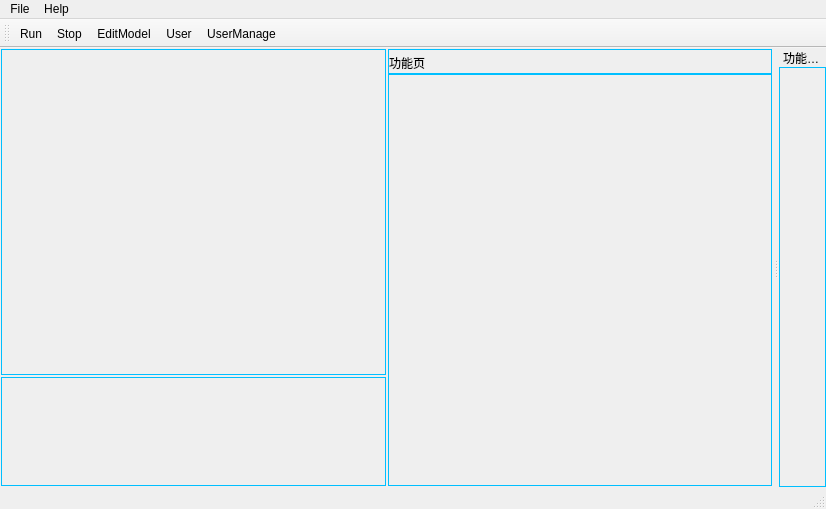
<?xml version="1.0" encoding="UTF-8"?>
<ui version="4.0">
 <class>MainWindow</class>
 <widget class="QMainWindow" name="MainWindow">
  <property name="geometry">
   <rect>
    <x>0</x>
    <y>0</y>
    <width>826</width>
    <height>509</height>
   </rect>
  </property>
  <property name="windowTitle">
   <string>MainWindow</string>
  </property>
  <widget class="QWidget" name="centralWidget">
   <layout class="QHBoxLayout" name="horLayoutMain" stretch="1,1">
    <property name="spacing">
     <number>2</number>
    </property>
    <property name="leftMargin">
     <number>1</number>
    </property>
    <property name="topMargin">
     <number>1</number>
    </property>
    <property name="rightMargin">
     <number>1</number>
    </property>
    <property name="bottomMargin">
     <number>1</number>
    </property>
    <item>
     <layout class="QVBoxLayout" name="verticalLayout" stretch="3,1">
      <property name="spacing">
       <number>2</number>
      </property>
      <item>
       <widget class="QFrame" name="VesTDisplay">
        <property name="styleSheet">
         <string notr="true">#VesTDisplay{border:1px solid rgb(0,191,255)} </string>
        </property>
        <property name="frameShape">
         <enum>QFrame::StyledPanel</enum>
        </property>
        <property name="frameShadow">
         <enum>QFrame::Raised</enum>
        </property>
        <layout class="QVBoxLayout" name="verLayoutDisplay">
         <property name="spacing">
          <number>0</number>
         </property>
         <property name="leftMargin">
          <number>0</number>
         </property>
         <property name="topMargin">
          <number>0</number>
         </property>
         <property name="rightMargin">
          <number>0</number>
         </property>
         <property name="bottomMargin">
          <number>0</number>
         </property>
        </layout>
       </widget>
      </item>
      <item>
       <widget class="QFrame" name="VesTabInfo">
        <property name="styleSheet">
         <string notr="true">#VesTabInfo{border:1px solid rgb(0,191,255)} </string>
        </property>
        <property name="frameShape">
         <enum>QFrame::StyledPanel</enum>
        </property>
        <property name="frameShadow">
         <enum>QFrame::Raised</enum>
        </property>
        <layout class="QHBoxLayout" name="horLayoutTabInfo">
         <property name="spacing">
          <number>1</number>
         </property>
         <property name="leftMargin">
          <number>0</number>
         </property>
         <property name="topMargin">
          <number>0</number>
         </property>
         <property name="rightMargin">
          <number>0</number>
         </property>
         <property name="bottomMargin">
          <number>0</number>
         </property>
        </layout>
       </widget>
      </item>
     </layout>
    </item>
    <item>
     <layout class="QVBoxLayout" name="LayoutStPage">
      <property name="spacing">
       <number>0</number>
      </property>
      <item>
       <widget class="QFrame" name="VesTitleStPage">
        <property name="sizePolicy">
         <sizepolicy hsizetype="Preferred" vsizetype="Fixed">
          <horstretch>0</horstretch>
          <verstretch>0</verstretch>
         </sizepolicy>
        </property>
        <property name="minimumSize">
         <size>
          <width>310</width>
          <height>25</height>
         </size>
        </property>
        <property name="maximumSize">
         <size>
          <width>3100</width>
          <height>25</height>
         </size>
        </property>
        <property name="styleSheet">
         <string notr="true">#VesTitleStPage{border:1px solid rgb(0,191,255)} </string>
        </property>
        <property name="frameShape">
         <enum>QFrame::StyledPanel</enum>
        </property>
        <property name="frameShadow">
         <enum>QFrame::Raised</enum>
        </property>
        <layout class="QHBoxLayout" name="horizontalLayout">
         <property name="spacing">
          <number>0</number>
         </property>
         <property name="leftMargin">
          <number>0</number>
         </property>
         <property name="topMargin">
          <number>0</number>
         </property>
         <property name="rightMargin">
          <number>0</number>
         </property>
         <property name="bottomMargin">
          <number>0</number>
         </property>
         <item>
          <widget class="QLabel" name="labStPage">
           <property name="minimumSize">
            <size>
             <width>310</width>
             <height>25</height>
            </size>
           </property>
           <property name="maximumSize">
            <size>
             <width>3100</width>
             <height>25</height>
            </size>
           </property>
           <property name="text">
            <string>功能页</string>
           </property>
          </widget>
         </item>
        </layout>
       </widget>
      </item>
      <item>
       <widget class="QStackedWidget" name="VesTFunStPage">
        <property name="styleSheet">
         <string notr="true">#VesTFunStPage{border:1px solid rgb(0,191,255)} </string>
        </property>
       </widget>
      </item>
     </layout>
    </item>
   </layout>
  </widget>
  <widget class="QMenuBar" name="menuBar">
   <property name="geometry">
    <rect>
     <x>0</x>
     <y>0</y>
     <width>826</width>
     <height>27</height>
    </rect>
   </property>
   <widget class="QMenu" name="menuFile">
    <property name="title">
     <string>File</string>
    </property>
    <addaction name="actionQuit"/>
   </widget>
   <widget class="QMenu" name="menuHelp">
    <property name="title">
     <string>Help</string>
    </property>
    <addaction name="actionAbout"/>
   </widget>
   <addaction name="menuFile"/>
   <addaction name="menuHelp"/>
  </widget>
  <widget class="QToolBar" name="mainToolBar">
   <attribute name="toolBarArea">
    <enum>TopToolBarArea</enum>
   </attribute>
   <attribute name="toolBarBreak">
    <bool>false</bool>
   </attribute>
   <addaction name="actionRun"/>
   <addaction name="actionStop"/>
   <addaction name="actionEditModel"/>
   <addaction name="actionUserLog"/>
   <addaction name="actionUserManage"/>
  </widget>
  <widget class="QStatusBar" name="statusBar"/>
  <widget class="QDockWidget" name="VesTFunBtns">
   <property name="minimumSize">
    <size>
     <width>47</width>
     <height>46</height>
    </size>
   </property>
   <property name="maximumSize">
    <size>
     <width>120</width>
     <height>2000</height>
    </size>
   </property>
   <property name="styleSheet">
    <string notr="true">#VesTFunBtns{border:1px solid rgb(0,191,255)} </string>
   </property>
   <property name="features">
    <set>QDockWidget::DockWidgetMovable</set>
   </property>
   <property name="allowedAreas">
    <set>Qt::LeftDockWidgetArea|Qt::RightDockWidgetArea</set>
   </property>
   <property name="windowTitle">
    <string>功能模块</string>
   </property>
   <attribute name="dockWidgetArea">
    <number>2</number>
   </attribute>
   <widget class="QWidget" name="HolderBtns">
    <property name="styleSheet">
     <string notr="true">#HolderBtns{border:1px solid rgb(0,191,255)} </string>
    </property>
    <layout class="QVBoxLayout" name="verLayoutBtns">
     <property name="spacing">
      <number>0</number>
     </property>
     <property name="leftMargin">
      <number>0</number>
     </property>
     <property name="topMargin">
      <number>0</number>
     </property>
     <property name="rightMargin">
      <number>0</number>
     </property>
     <property name="bottomMargin">
      <number>0</number>
     </property>
    </layout>
   </widget>
  </widget>
  <action name="actionQuit">
   <property name="text">
    <string>Quit</string>
   </property>
  </action>
  <action name="actionAbout">
   <property name="text">
    <string>About...</string>
   </property>
  </action>
  <action name="actionRun">
   <property name="text">
    <string>Run</string>
   </property>
   <property name="toolTip">
    <string>运行</string>
   </property>
  </action>
  <action name="actionStop">
   <property name="text">
    <string>Stop</string>
   </property>
   <property name="toolTip">
    <string>停止</string>
   </property>
  </action>
  <action name="actionEditModel">
   <property name="text">
    <string>EditModel</string>
   </property>
   <property name="toolTip">
    <string>编辑模式</string>
   </property>
  </action>
  <action name="actionUserLog">
   <property name="text">
    <string>User</string>
   </property>
   <property name="toolTip">
    <string>用户登录</string>
   </property>
  </action>
  <action name="actionUserManage">
   <property name="text">
    <string>UserManage</string>
   </property>
   <property name="toolTip">
    <string>用户管理</string>
   </property>
  </action>
 </widget>
 <layoutdefault spacing="6" margin="11"/>
 <resources/>
 <connections/>
</ui>
